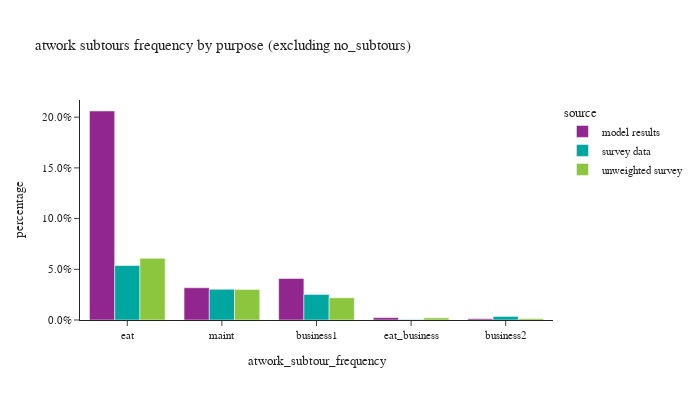

The notebook cell this image was saved under:
### Code cell
df_plot = work_tour.groupby(['source','atwork_subtour_frequency'])['trip_weight_2017_2019'].sum().reset_index()
df_plot['percentage'] = df_plot.groupby(['source'], group_keys=False)['trip_weight_2017_2019']. \
    apply(lambda x: x / float(x.sum()))
fig1 = px.bar(df_plot.loc[df_plot['atwork_subtour_frequency']!='no_subtours'], x='atwork_subtour_frequency', y="percentage", color="source", barmode="group",
              category_orders={"atwork_subtour_frequency": ['no_subtours','eat','maint','business1','eat_business','business2']},
              title="atwork subtours frequency by purpose (excluding no_subtours)")
fig1.for_each_annotation(lambda a: a.update(text = a.text.split("=")[-1]))
fig1.update_layout(height=400, width=700, font=dict(size=11), yaxis=dict(tickformat=".1%"))
fig1.show()

### Figure 1 — Plotly figure (JSON) as saved in the notebook; plotly's stock layout.template omitted (floating-point values rounded to 4 significant figures)
{"data": [{"alignmentgroup": "True", "hovertemplate": "source=model results<br>atwork_subtour_frequency=%{x}<br>percentage=%{y}<extra></extra>", "legendgroup": "model results", "marker": {"color": "#91268F", "pattern": {"shape": ""}}, "name": "model results", "offsetgroup": "model results", "orientation": "v", "showlegend": true, "textposition": "auto", "type": "bar", "x": ["business1", "business2", "eat", "eat_business", "maint"], "xaxis": "x", "y": [0.04099, 0.001261, 0.2061, 0.002349, 0.03181], "yaxis": "y"}, {"alignmentgroup": "True", "hovertemplate": "source=survey data<br>atwork_subtour_frequency=%{x}<br>percentage=%{y}<extra></extra>", "legendgroup": "survey data", "marker": {"color": "#00A7A0", "pattern": {"shape": ""}}, "name": "survey data", "offsetgroup": "survey data", "orientation": "v", "showlegend": true, "textposition": "auto", "type": "bar", "x": ["business1", "business2", "eat", "eat_business", "maint"], "xaxis": "x", "y": [0.02521, 0.003502, 0.0537, 0.0004166, 0.03029], "yaxis": "y"}, {"alignmentgroup": "True", "hovertemplate": "source=unweighted survey<br>atwork_subtour_frequency=%{x}<br>percentage=%{y}<extra></extra>", "legendgroup": "unweighted survey", "marker": {"color": "#8CC63E", "pattern": {"shape": ""}}, "name": "unweighted survey", "offsetgroup": "unweighted survey", "orientation": "v", "showlegend": true, "textposition": "auto", "type": "bar", "x": ["business1", "business2", "eat", "eat_business", "maint"], "xaxis": "x", "y": [0.02194, 0.001427, 0.06082, 0.00214, 0.03014], "yaxis": "y"}], "layout": {"barmode": "group", "font": {"size": 11}, "height": 400, "legend": {"title": {"text": "source"}, "tracegroupgap": 0}, "title": {"text": "atwork subtours frequency by purpose (excluding no_subtours)"}, "width": 700, "xaxis": {"anchor": "y", "categoryarray": ["no_subtours", "eat", "maint", "business1", "eat_business", "business2"], "categoryorder": "array", "domain": [0.0, 1.0], "title": {"text": "atwork_subtour_frequency"}}, "yaxis": {"anchor": "x", "domain": [0.0, 1.0], "tickformat": ".1%", "title": {"text": "percentage"}}}}
